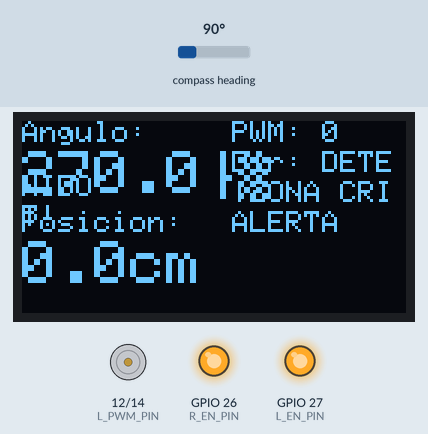
A sketch run on a simulated ESP32. Parts: 128×64 one-colour display, motor-driver pin pairs drawn as motors (green arrow = first pin HIGH = forward, orange = second pin HIGH = backward, longer = more drive), output pins drawn as LEDs (lit = HIGH). The inputs (shaded band) are chosen by the test bench; at power-on: compass heading 90°. What the sketch prints to the serial monitor is not drawn.

Above: at 1.2 s.
1.3 s: compass heading set to 158°
At 1.9 s:
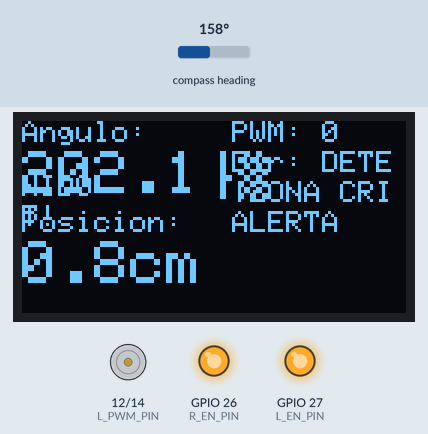
2.8 s: compass heading set to 167°
At 4.0 s:
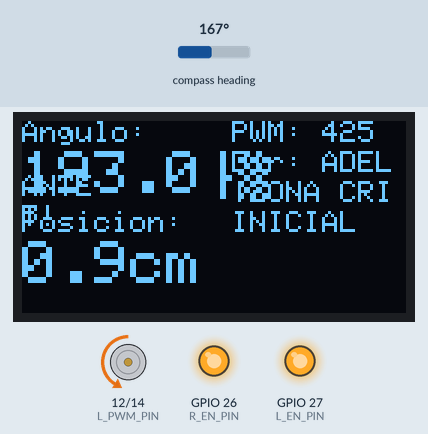
5.8 s: compass heading set to 7°
At 7.2 s:
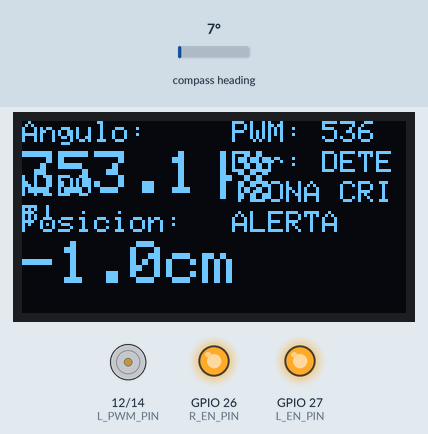
Timing chart, 0 to 8.8 s (numbered marks = the images above; inputs shaded):
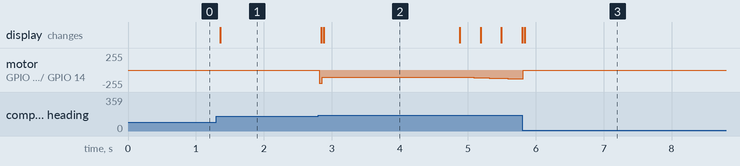

Measured:
- the behaviour switches between 164 and 165° on compass heading (found by bisection; images 1 and 2)
- after the input at 1.3 s, the display: changes after 0.05 s (image 1)
- after the input at 2.8 s, the display: first changes at once (image 2 shows a later state)
- after the input at 5.8 s, the display: first differs from a run without the input at once (image 3)

The sketch:

pendulo_pid_final.ino
```cpp
// ==============================
// Librerías
// ==============================
#include <Adafruit_GFX.h>
#include <Adafruit_SSD1306.h>
#include <AS5600.h>
#include <Arduino.h>

// ==============================
// Configuración de Hardware
// ==============================
#define SCREEN_WIDTH 128
#define SCREEN_HEIGHT 64
#define OLED_ADDR 0x3C

#define SDA_PIN1 21
#define SCL_PIN1 22
#define SDA_PIN2 18
#define SCL_PIN2 19

#define PWM_FREQ 25000
#define PWM_RES 10

// Pines del motor
const int R_EN_PIN = 26;
const int L_EN_PIN = 27;
const int R_PWM_PIN = 14;
const int L_PWM_PIN = 12;

// ==============================
// Variables del sistema
// ==============================
volatile float posicionCm = 0.0;
volatile float posicionSetpoint = 45.0;
int motorSpeed = 0;
bool motorEnabled = true;
String motorDirection = "DETENIDO";

// Comunicación entre núcleos
SemaphoreHandle_t xMutex = NULL;
volatile int rev = 0;
volatile long posicionAcumulada = 0;
const float CM_POR_GRADO = 0.0115780;

// ==============================
// Sensores y Display
// ==============================
TwoWire I2Cuno = TwoWire(0);
TwoWire I2Cdos = TwoWire(1);
AS5600 as5600_1(&I2Cuno);
AS5600 as5600_2(&I2Cdos);
Adafruit_SSD1306 display(SCREEN_WIDTH, SCREEN_HEIGHT, &I2Cuno);

// Ángulos
float anguloSensor1 = 0.0;
float anguloSensor2 = 0.0;
float anguloAnterior2 = 0.0;
long vueltas = 0;

// ==============================
// PID Ángulo (Maestro)
// ==============================
float angleKp = 17;
float angleKi = 0.8;
float angleKd = 0.0255;
float angleIntegral = 0.0;
float anglePrevError = 0.0;
const float ANGLE_SETPOINT = 180.0;
const float INITIAL_ANGLE_SP = 45.5;
bool initialPositionReached = false;

// ==============================
// PID Posición (Esclavo)
// ==============================
float posKp = 4.0;
float posKi = 50;
float posKd = 1.6;
float posIntegral = 0.0;
float posPrevError = 0.0;

// ==============================
// Límites del sistema
// ==============================
const float MIN_ANGLE = 165.0;
const float MAX_ANGLE = 195.0;
const float MIN_POSITION = 10.0;
const float MAX_POSITION = 85.0;
const float MAX_POS_ADJUST = 2.0;
const float ZONA_ALERTA = 5;

// ==============================
// Tarea de lectura del sensor 2 (Core 0)
// ==============================
void TaskSensor2(void *pvParameters) {
  static uint32_t lastTime = 0;
  float anguloAnterior2 = as5600_2.getCumulativePosition();

  while (1) {
    if (millis() - lastTime >= 10) {
      lastTime = millis();

      if (xSemaphoreTake(xMutex, portMAX_DELAY) == pdTRUE) {
        float currentAngle = as5600_2.getCumulativePosition();
        rev = as5600_2.getRevolutions();

        float delta = currentAngle - anguloAnterior2;
        if (delta < -2000) vueltas++;
        else if (delta > 2000) vueltas--;

        posicionAcumulada = vueltas * 360 + map(currentAngle, 0, 4095, 0, 360);
        posicionCm = posicionAcumulada * CM_POR_GRADO;

        anguloAnterior2 = currentAngle;
        xSemaphoreGive(xMutex);
      }
    }
    vTaskDelay(1);
  }
}

// ==============================
// SETUP
// ==============================
void setup() {
  Serial.begin(115200);

  // Inicialización I2C y sensores
  I2Cuno.begin(SDA_PIN1, SCL_PIN1);
  I2Cdos.begin(SDA_PIN2, SCL_PIN2);
  as5600_1.resetPosition();
  as5600_2.resetPosition();
  as5600_2.resetCumulativePosition();

  // Configuración de pines del motor
  pinMode(R_EN_PIN, OUTPUT);
  pinMode(L_EN_PIN, OUTPUT);
  digitalWrite(R_EN_PIN, HIGH);
  digitalWrite(L_EN_PIN, HIGH);

  // Inicialización de pantalla OLED
  if (!display.begin(SSD1306_SWITCHCAPVCC, OLED_ADDR)) {
    Serial.println("Error OLED");
    while (1);
  }

  // Configuración PWM
  ledcAttach(R_PWM_PIN, PWM_FREQ, PWM_RES);
  ledcAttach(L_PWM_PIN, PWM_FREQ, PWM_RES);

  // Crear mutex
  xMutex = xSemaphoreCreateMutex();

  // Iniciar tarea en Core 0
  xTaskCreatePinnedToCore(
    TaskSensor2,
    "TaskSensor2",
    10000,
    NULL,
    1,
    NULL,
    0
  );
}

// ==============================
// Control PID Ángulo (Maestro)
// ==============================
float angleControl(float currentAngle) {
  float dt = 0.01;
  float error = ANGLE_SETPOINT - currentAngle;

  // Compensación por proximidad a bordes
  float positionFactor = 1.0;
  if (posicionCm < (MIN_POSITION + ZONA_ALERTA)) {
    positionFactor = map(posicionCm, MIN_POSITION, MIN_POSITION + ZONA_ALERTA, 2.0, 1.0);
  } else if (posicionCm > (MAX_POSITION - ZONA_ALERTA)) {
    positionFactor = map(posicionCm, MAX_POSITION - ZONA_ALERTA, MAX_POSITION, 1.0, 2.0);
  }

  float P = angleKp * error * positionFactor;

  if (abs(error) > 0.25) {
    angleIntegral += error * dt;
    if (positionFactor > 1.2) angleIntegral *= 0.8;
    angleIntegral = constrain(angleIntegral, -250.0, 250.0);
  }
  float I = angleKi * angleIntegral;

  float derivative = (error - anglePrevError) / dt;
  float D = angleKd * derivative * (positionFactor > 1.2 ? 1.5 : 1.0);

  anglePrevError = error;

  float posAdjustment = P + I + D;
  posAdjustment = constrain(posAdjustment, -MAX_POS_ADJUST, MAX_POS_ADJUST);
  return posAdjustment;
}

// ==============================
// Control PID Posición (Esclavo)
// ==============================
int positionControl(float currentPos, float setPoint) {
  float dt = 0.01;
  float error = setPoint - currentPos;

  float P = posKp * error;

  if (abs(error) > 0.1) {
    posIntegral += error * dt;
    posIntegral = constrain(posIntegral, -18.0, 18.0);
  }
  float I = posKi * posIntegral;

  float derivative = (error - posPrevError) / dt;
  float D = posKd * derivative;

  posPrevError = error;

  int output = abs(P + I + D);
  output = constrain(output, 425, 800);
  return output;
}

// ==============================
// Mostrar estado por serial
// ==============================
void printSystemStatus() {
  Serial.print("Angulo: ");
  Serial.print(anguloSensor1, 1);
  Serial.print("° | Pos: ");
  Serial.print(posicionCm, 1);
  Serial.print("cm | SP Pos: ");
  Serial.print(posicionSetpoint, 1);
  Serial.print("cm | PWM: ");
  Serial.print(motorSpeed);
  Serial.print(" | Dir: ");
  Serial.print(motorDirection);
  Serial.print(" | Estado: ");

  if (!motorEnabled) Serial.println("ALERTA");
  else if (!initialPositionReached) Serial.println("INICIAL");
  else Serial.println("VERTICAL");
}

// ==============================
// LOOP
// ==============================
void loop() {
  // Lectura de ángulo del péndulo
  anguloSensor1 = map(as5600_1.readAngle(), 0, 4095, 3600, 0) / 10.0;

  // Seguridad: desactiva motor si se exceden límites
  if (anguloSensor1 < MIN_ANGLE || anguloSensor1 > MAX_ANGLE) {
    motorEnabled = false;
    motorFreno();
    motorDirection = "DETENIDO";
  } else {
    motorEnabled = true;
  }

  if (motorEnabled) {
    // Fase inicial: llevar a posición inicial
    if (!initialPositionReached) {
      if (abs(anguloSensor1 - INITIAL_ANGLE_SP) < 0.5) {
        initialPositionReached = true;
        angleIntegral = 0;
      }
    }

    // Leer posición actual desde sensor 2
    float currentPos = 0.0;
    if (xSemaphoreTake(xMutex, portMAX_DELAY) == pdTRUE) {
      currentPos = posicionCm;
      xSemaphoreGive(xMutex);
    }

    // Control maestro: ajustar setpoint de posición
    float posAdjustment = angleControl(anguloSensor1);
    posicionSetpoint += posAdjustment;
    posicionSetpoint = constrain(posicionSetpoint, MIN_POSITION, MAX_POSITION);

    // Control esclavo: calcular PWM
    motorSpeed = positionControl(currentPos, posicionSetpoint);

    // Dirección del motor
    float posError = posicionSetpoint - currentPos;
    if (posError > 0.5) {
      motorAdelante();
      motorDirection = "ADELANTE";
    } else if (posError < -0.5) {
      motorAtras();
      motorDirection = "ATRAS";
    } else {
      motorFreno();
      motorDirection = "DETENIDO";
    }
  }

  // Actualizar pantalla OLED y consola
  updateDisplay();
  printSystemStatus();
  delay(10);
}

// ==============================
// Pantalla OLED
// ==============================
void updateDisplay() {
  display.clearDisplay();
  display.setTextColor(SSD1306_WHITE);

  display.setTextSize(1);
  display.setCursor(0, 0);
  display.print("Angulo: ");
  display.setTextSize(2);
  display.setCursor(0, 10);
  display.print(anguloSensor1, 1);
  display.print("°");

  display.setTextSize(1);
  display.setCursor(0, 30);
  display.print("Posicion: ");
  display.setTextSize(2);
  display.setCursor(0, 40);
  display.print(posicionCm, 1);
  display.print("cm");

  display.setTextSize(1);
  display.setCursor(70, 0);
  display.print("PWM: ");
  display.print(motorSpeed);
  display.setCursor(70, 10);
  display.print("Dir: ");
  display.print(motorDirection);

  display.setCursor(70, 30);
  if (!motorEnabled) display.print("ALERTA");
  else if (!initialPositionReached) display.print("INICIAL");
  else display.print("VERTICAL");

  if ((posicionCm < (MIN_POSITION + ZONA_ALERTA)) || (posicionCm > (MAX_POSITION - ZONA_ALERTA))) {
    display.setCursor(70, 20);
    display.print("!ZONA CRIT!");
  }

  display.display();
}

// ==============================
// Control del Motor
// ==============================
void motorAdelante() {
  digitalWrite(R_EN_PIN, HIGH);
  digitalWrite(L_EN_PIN, HIGH);
  ledcWrite(L_PWM_PIN, 0);
  ledcWrite(R_PWM_PIN, motorSpeed);
}

void motorAtras() {
  digitalWrite(R_EN_PIN, HIGH);
  digitalWrite(L_EN_PIN, HIGH);
  ledcWrite(R_PWM_PIN, 0);
  ledcWrite(L_PWM_PIN, motorSpeed);
}

void motorFreno() {
  digitalWrite(R_EN_PIN, HIGH);
  digitalWrite(L_EN_PIN, HIGH);
  ledcWrite(R_PWM_PIN, 0);
  ledcWrite(L_PWM_PIN, 0);
}
```
